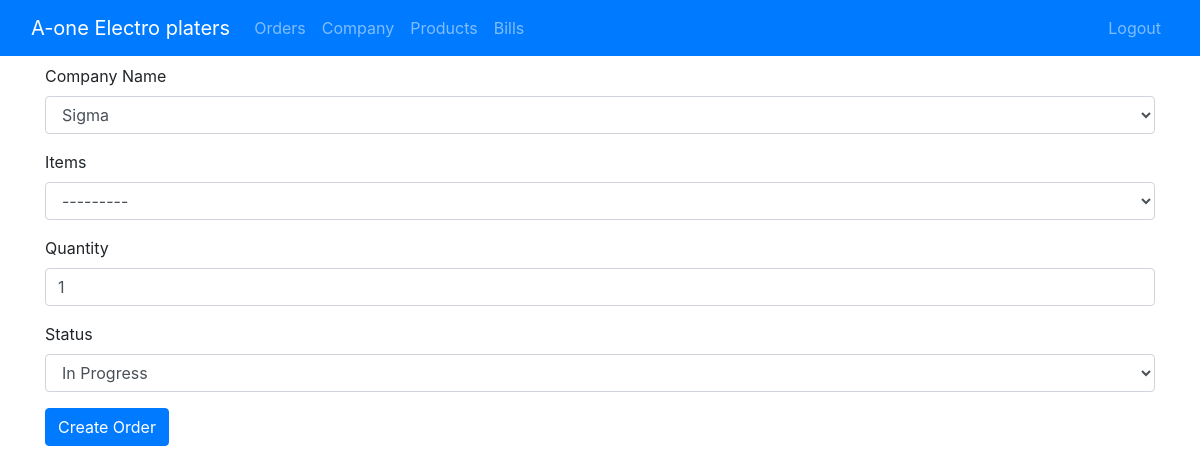
The page /orders/update/25/ (signed in) on the database its author committed.
### company/models.py (models this page shows)
class Company(models.Model):
    compID = models.AutoField(primary_key=True, editable=False, unique=True)
    compName = models.CharField(max_length=256, verbose_name="Company Name")
    CompAddress = models.TextField(verbose_name="Address")
    compContact = models.CharField(max_length=20, verbose_name="Contact")
    compEmail = models.EmailField(blank=True, verbose_name="Email Id")
    compLocation = models.CharField(max_length=150, blank=True, verbose_name="Location")
    def __str__(self):
        return self.compName

### orders/models.py (models this page shows, shortened)
class Orders(models.Model):
    In_Progress = "In Progress"
    Billable = "Billable"
    Billed = "Billed"
    STATUS_CHOICES = (
        (In_Progress, 'In Progress'),
        (Billable, 'Billable'),
        (Billed, 'Billed')
    )
    orderId = models.CharField(max_length=256, unique=True, blank=True,
                               verbose_name="Order ID")
    orderDate = models.DateField(default=datetime.date.today(), verbose_name="Date")
    orderMonth = models.DateField(default=datetime.date.today(), verbose_name="Month")
    compName = models.ForeignKey(Company, on_delete=models.CASCADE, null=True, verbose_name="Company Name")
    itemName = models.ForeignKey(Products, on_delete=models.CASCADE, null=True, verbose_name="Items")
    itemQuantity = models.PositiveIntegerField(verbose_name="Quantity", default=1)
    orderStatus = models.CharField(max_length=50, choices=STATUS_CHOICES,
                                   default="In Progress", verbose_name="Status")

### orders/views.py (the view)
# urls.py: path('update/<int:pk>/', views.UpdateOrders.as_view(), name="updateOrders"),
class UpdateOrders(LoginRequiredMixin, generic.UpdateView):
    model = Orders
    form_class = OrderForm
    success_url = reverse_lazy("orders:listOrders")

### orders/forms.py
class OrderForm(forms.ModelForm):
    class Meta:
        model = Orders
        fields = ('compName', 'itemName', 'itemQuantity', 'orderStatus')
    def __init__(self, *args, **kwargs):
        super().__init__(*args, **kwargs)
        self.fields['itemName'].queryset = Products.objects.none()
        if 'compName' in self.data:
            try:
                compName_id = int(self.data.get('compName'))
                self.fields['itemName'].queryset = Products.objects.filter(compName_id=compName_id).order_by('compName')
            except(ValueError, TypeError):
                pass
        elif self.instance.pk:
            self.fields['itemName'].queryset = Products.objects.filter(compName_id=self.instance.pk).order_by('compName')

### orders/templates/orders/orders_form.html (shortened to what this page needs)
{% extends "base.html" %}
{% load bootstrap4 %}
{% block content %}
<form method="POST" id="orderForm" data-items-url="{% url 'orders:ajax_load_items' %}" novalidate>
    {% bootstrap_form form %}
    {% buttons %}
    <button type="submit" class="btn btn-primary btn-large">Create Order</button>
    {% endbuttons %}
</form>
{% endblock %}

### rows shown on the page
Company: compName "Sigma"
Orders: itemName "---------", itemQuantity "1", orderStatus "In Progress"
